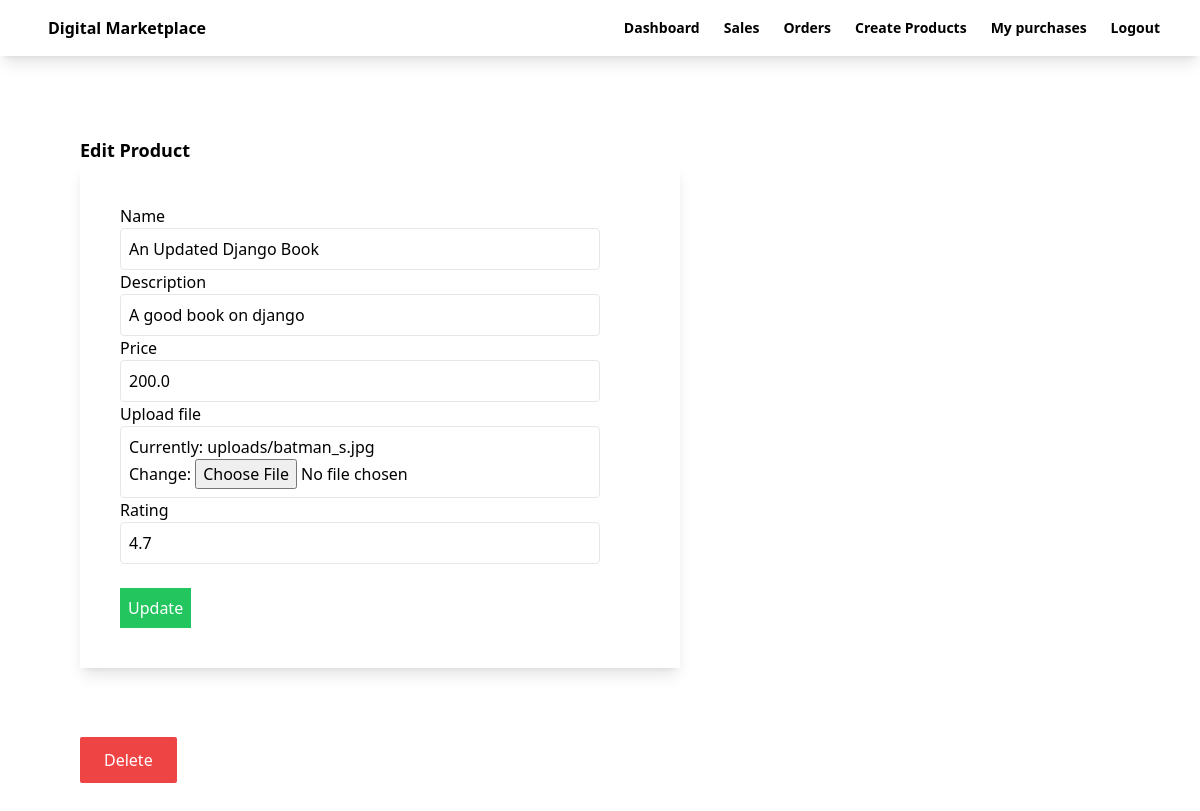
Screenshot of /editproduct/2 (signed in) with the database file from the repository.
### myapp/models.py (models this page shows, shortened)
class Product(models.Model):
    seller = models.ForeignKey(User,on_delete=models.CASCADE)
    name = models.CharField(max_length=100)
    description = models.CharField(max_length=100)
    price = models.FloatField()
    file = models.FileField(upload_to='uploads')
    total_sales_amount = models.IntegerField(default=0)
    total_sales = models.IntegerField(default=0)
    rating = models.FloatField()

### myapp/views.py (the view)
# urls.py: path('editproduct/<int:id>', views.edit_product,name="editproduct"),
def edit_product(request,id):
    product = Product.objects.get(id=id)
    if product.seller != request.user:
        return redirect('invalid')
    product_form = ProductForm(request.POST or None,request.FILES or None,instance=product)
    if request.method == 'POST':
        if product_form.is_valid():
            product_form.save()
            return redirect('index')
    return render(request,'myapp/edit_product.html',{'product_form':product_form,'product':product})

### myapp/forms.py
class ProductForm(forms.ModelForm):
    class Meta:
        model = Product
        fields = ['name','description','price','file','rating']

### myapp/templates/myapp/edit_product.html (shortened to what this page needs)
{% extends 'myapp/base.html' %}
{% block body %}
<div class="w-1/2 m-20">
    <h1 class="font-bold text-lg">Edit Product</h1>
    <form class="shadow-lg p-10" method="post" enctype="multipart/form-data">
        <div>
            <label>Name</label>
            <div class="border rounded apperance-none px-2 py-2 mr-10">{{ product_form.name }}</div>
        </div>
        <div>
            <label>Description</label>
            <div class="border rounded apperance-none px-2 py-2 mr-10">{{ product_form.description }}</div>
        </div>
        <div>
            <label>Price</label>
            <div class="border rounded apperance-none px-2 py-2 mr-10">{{ product_form.price }}</div>
        </div>
        <div>
            <label>Upload file</label>
            <div class="border rounded apperance-none px-2 py-2 mr-10">{{ product_form.file }}</div>
        </div>
        <div>
            <label>Rating</label>
            <div class="border rounded apperance-none px-2 py-2 mr-10">{{ product_form.rating }}</div>
        </div>
        <div class="mt-6">
            <button class="bg-green-500 px-2 py-2 text-white" type="submit">Update</button>
        </div>
    </form>
</div>
  <div class="m-20">
    <a class="bg-red-500 px-2 py-2 text-white rounded-sm px-6 py-3" href="{% url 'deleteproduct' product.id %}">Delete</a>
  </div>
{% endblock %}

### rows the page displays
Product: name "An Updated Django Book", description "A good book on django", price "200.0", rating "4.7"
